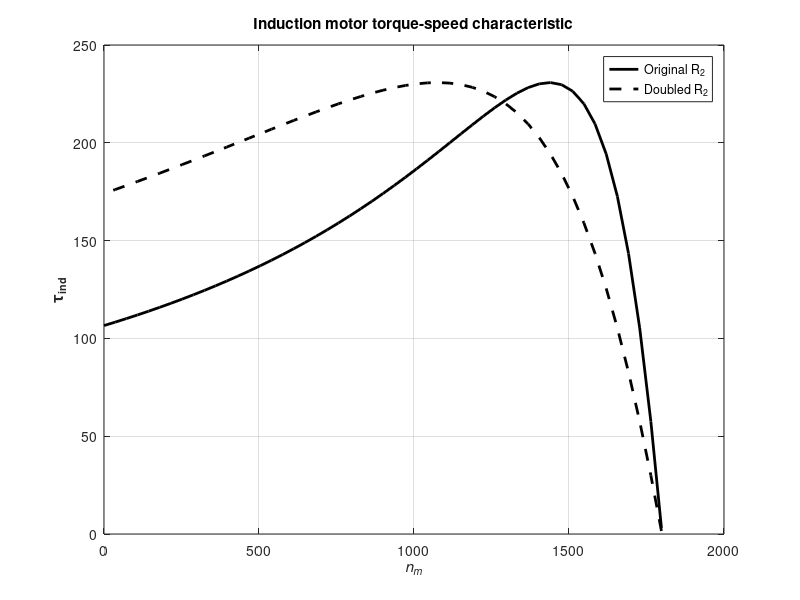

The MATLAB script that drew this image:
% M-file: torque_speed_curve.m
% M-file create a plot of the torque-speed curve of the
% induction motor of Example 7-5.

% First, initialize the values needed in this program.
r1 = 0.641;               % Stator resistance
x1 = 1.106;               % Stator reactance
r2 = 0.332;               % Rotor resistance
x2 = 0.464;               % Rotor reactance
xm = 26.3;                % Magnetization branch reactance
v_phase = 460 / sqrt(3); % Phase voltage
n_sync = 1800;            % Synchronous speed (r/min)
w_sync = 188.5;           % Synchronous speed (rad/s)

% Calculate the Thevenin voltage and impedance from Equations
% 7-41a and 7-43.
v_th = v_phase * ( xm / sqrt(r1^2 + (x1 + xm)^2) );
z_th = ((j*xm) * (r1 + j*x1)) / (r1 + j*(x1 + xm));
r_th = real(z_th);
x_th = imag(z_th);

% Now calculate the torque-speed characteristic for many
% slips between 0 and 1. Note that the first slip value
% is set to 0.001 instead of exactly 0 to avoid divide-
% by-zero problems.
s = (0:1:50) / 50;        % Slip
s(1) = 0.001;
nm = (1 - s) * n_sync;    % Mechanical speed

% Calculate torque for original rotor resistance
for ii = 1:51
    t_ind1(ii) = (3 * v_th^2 * r2 / s(ii)) / ...
        (w_sync * ((r_th + r2/s(ii))^2 + (x_th + x2)^2) );
end

% Calculate torque for doubled rotor resistance
for ii = 1:51
    t_ind2(ii) = (3 * v_th^2 * (2*r2) / s(ii)) / ...
        (w_sync * ((r_th + (2*r2)/s(ii))^2 + (x_th + x2)^2) );
end

% Plot the torque-speed curve
plot(nm,t_ind1,'Color','k','LineWidth',2.0);
hold on;
plot(nm,t_ind2,'Color','k','LineWidth',2.0,'LineStyle','--');
xlabel('\itn_m\rm','Fontweight','Bold');
ylabel('\tau_{ind}','Fontweight','Bold');
title('Induction motor torque-speed characteristic',...
    'Fontweight','Bold');
legend('Original R_{2}','Doubled R_{2}');
grid on;
hold off;
